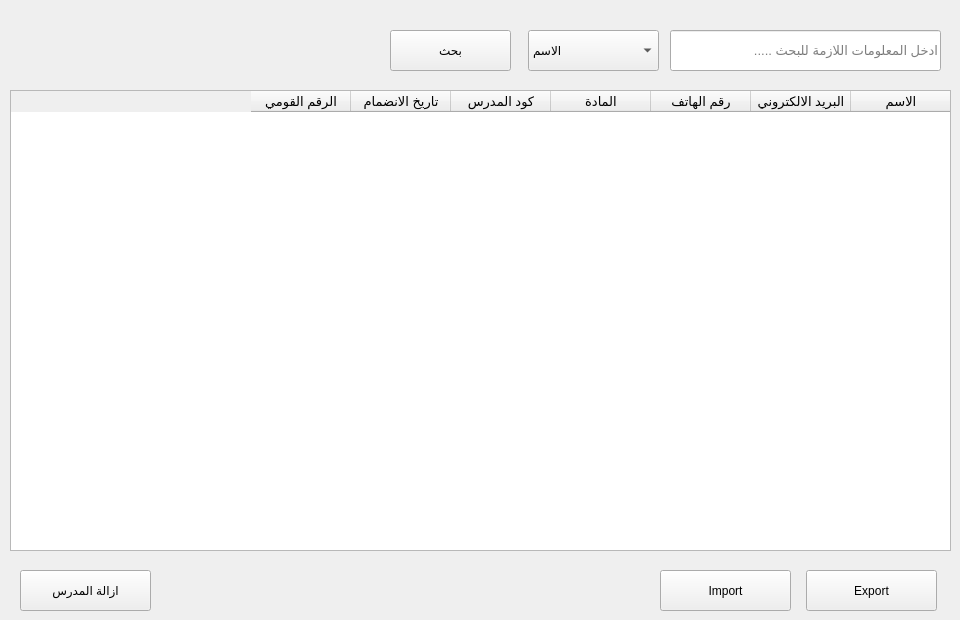
          <widget class="QWidget" name="tab_14">
           <attribute name="title">
            <string>كل المدرسين</string>
           </attribute>
           <widget class="QTableWidget" name="tableWidget_8">
            <property name="geometry">
             <rect>
              <x>10</x>
              <y>90</y>
              <width>941</width>
              <height>461</height>
             </rect>
            </property>
            <property name="font">
             <font>
              <pointsize>10</pointsize>
             </font>
            </property>
            <property name="layoutDirection">
             <enum>Qt::RightToLeft</enum>
            </property>
            <property name="editTriggers">
             <set>QAbstractItemView::NoEditTriggers</set>
            </property>
            <property name="selectionBehavior">
             <enum>QAbstractItemView::SelectRows</enum>
            </property>
            <property name="gridStyle">
             <enum>Qt::SolidLine</enum>
            </property>
            <column>
             <property name="text">
              <string>الاسم</string>
             </property>
            </column>
            <column>
             <property name="text">
              <string>البريد الالكتروني</string>
             </property>
            </column>
            <column>
             <property name="text">
              <string>رقم الهاتف</string>
             </property>
            </column>
            <column>
             <property name="text">
              <string>المادة</string>
             </property>
            </column>
            <column>
             <property name="text">
              <string>كود المدرس</string>
             </property>
            </column>
            <column>
             <property name="text">
              <string>تاريخ الانضمام</string>
             </property>
            </column>
            <column>
             <property name="text">
              <string>الرقم القومي</string>
             </property>
            </column>
           </widget>
           <widget class="QPushButton" name="pushButton_54">
            <property name="geometry">
             <rect>
              <x>660</x>
              <y>570</y>
              <width>131</width>
              <height>41</height>
             </rect>
            </property>
            <property name="text">
             <string>Import</string>
            </property>
           </widget>
           <widget class="QPushButton" name="pushButton_55">
            <property name="geometry">
             <rect>
              <x>806</x>
              <y>570</y>
              <width>131</width>
              <height>41</height>
             </rect>
            </property>
            <property name="text">
             <string>Export</string>
            </property>
           </widget>
           <widget class="QComboBox" name="comboBox_21">
            <property name="geometry">
             <rect>
              <x>528</x>
              <y>30</y>
              <width>131</width>
              <height>41</height>
             </rect>
            </property>
            <item>
             <property name="text">
              <string>الاسم</string>
             </property>
            </item>
            <item>
             <property name="text">
              <string>الرقم القومي</string>
             </property>
            </item>
            <item>
             <property name="text">
              <string>رقم الهاتف</string>
             </property>
            </item>
           </widget>
           <widget class="QLineEdit" name="lineEdit_44">
            <property name="geometry">
             <rect>
              <x>670</x>
              <y>30</y>
              <width>271</width>
              <height>41</height>
             </rect>
            </property>
            <property name="font">
             <font>
              <pointsize>10</pointsize>
             </font>
            </property>
            <property name="placeholderText">
             <string>ادخل المعلومات اللازمة للبحث .....</string>
            </property>
           </widget>
           <widget class="QPushButton" name="pushButton_27">
            <property name="geometry">
             <rect>
              <x>390</x>
              <y>30</y>
              <width>121</width>
              <height>41</height>
             </rect>
            </property>
            <property name="font">
             <font/>
            </property>
            <property name="text">
             <string>بحث</string>
            </property>
           </widget>
           <widget class="QPushButton" name="pushButton_64">
            <property name="geometry">
             <rect>
              <x>20</x>
              <y>570</y>
              <width>131</width>
              <height>41</height>
             </rect>
            </property>
            <property name="text">
             <string>ازالة المدرس</string>
            </property>
           </widget>
          </widget>
